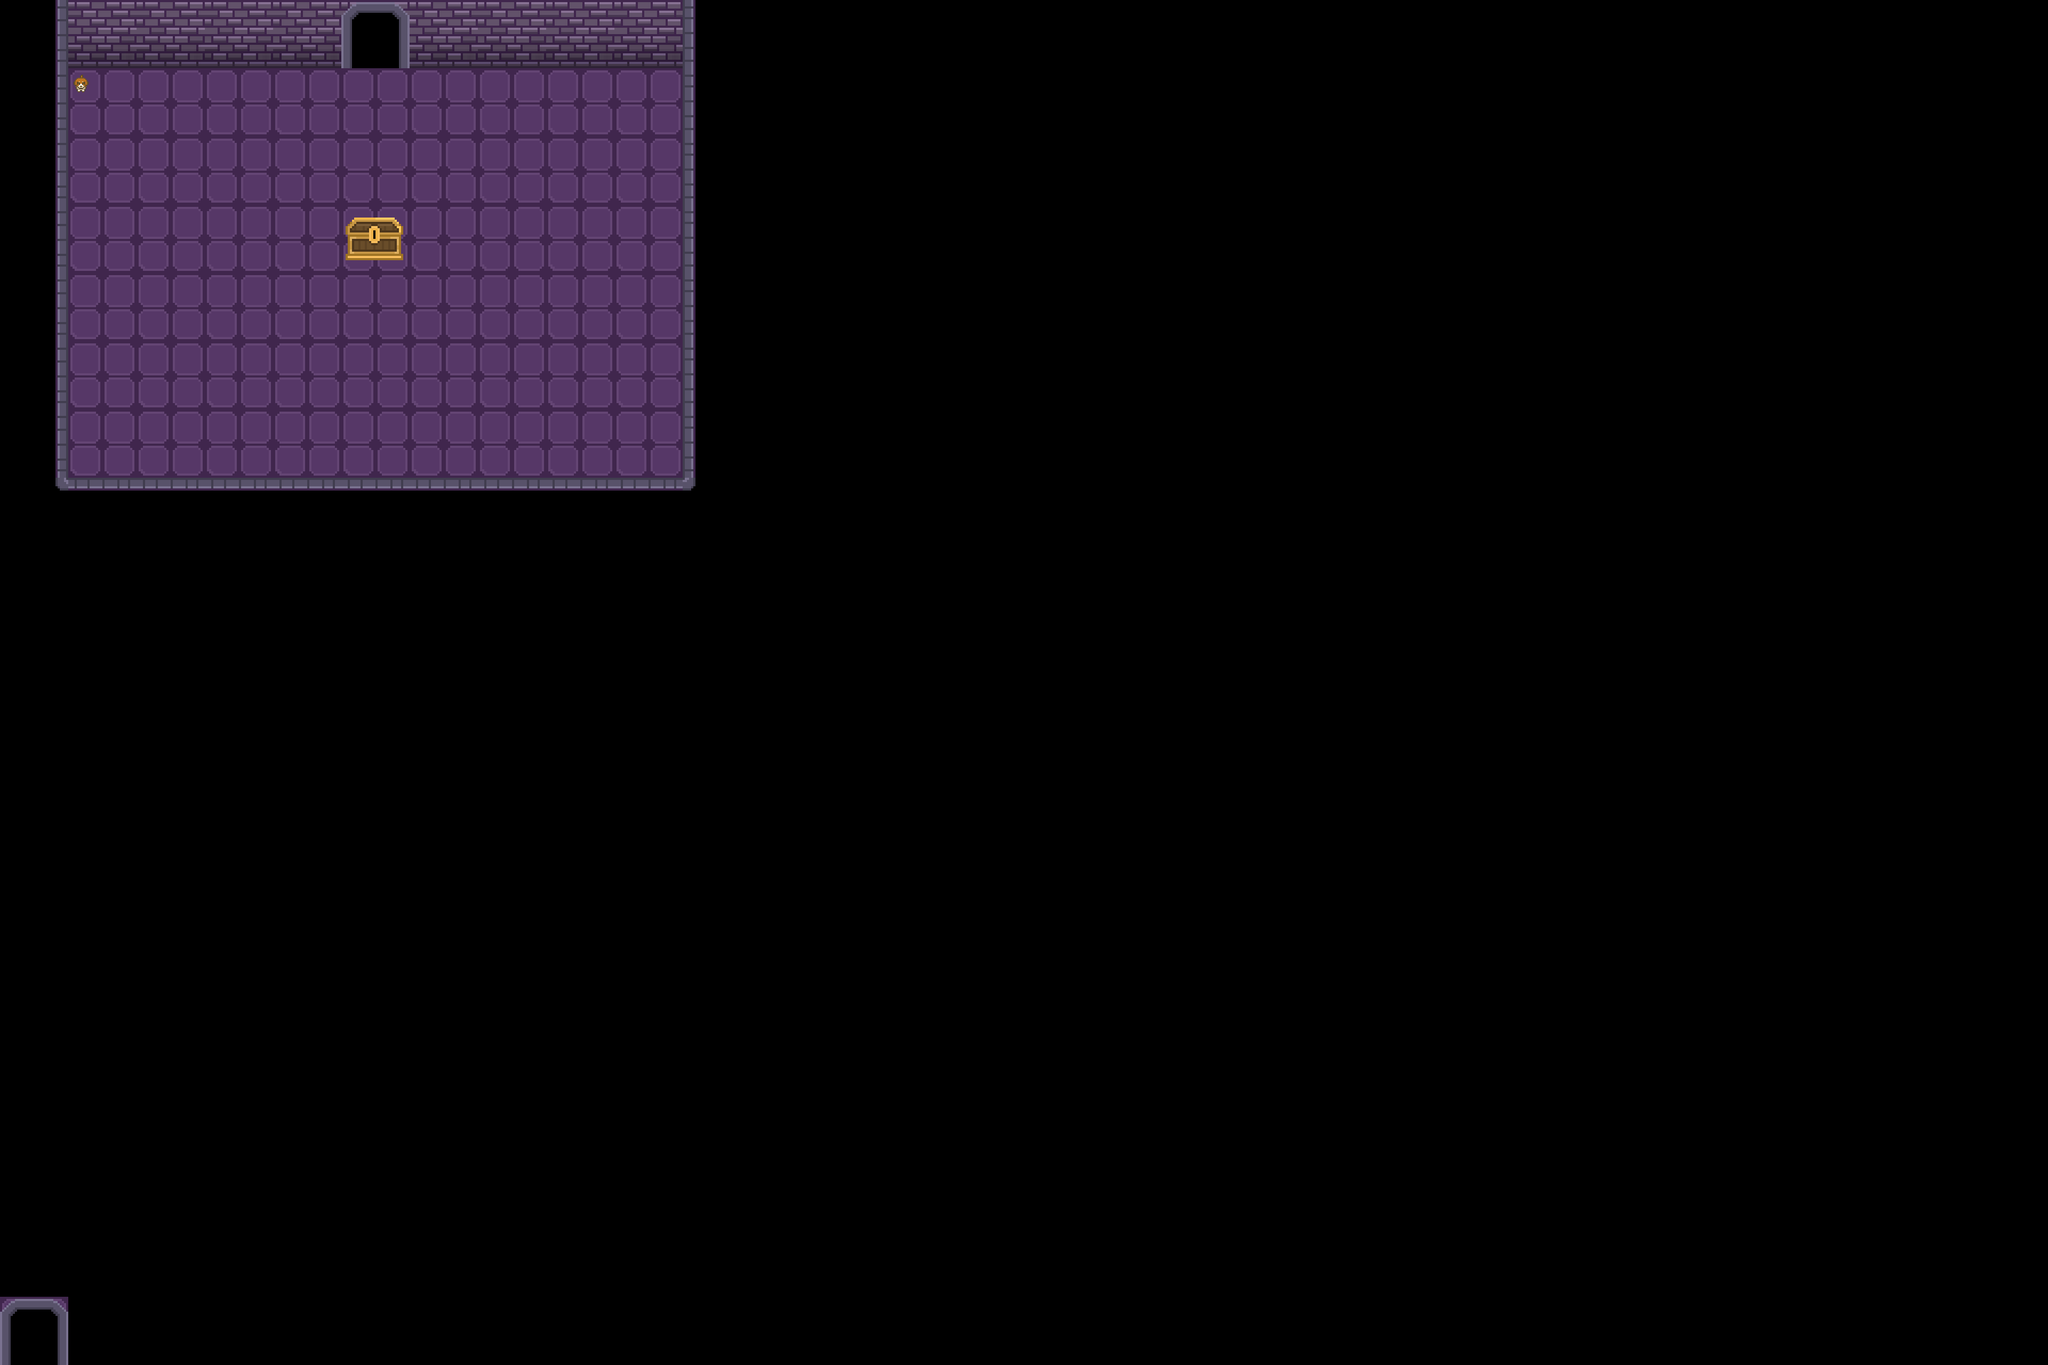

A 2D game scene composited from a Tiled map and its tileset images. What follows is a short description and the map's XML, with each tile layer's data collapsed to a summary:
An orthogonal 30x20 tile map with 128x128 px tiles, 7 tile layers (floor, boundary, wall, puzzle, ...), 3 tilesets and 2 objects (player, sorting).

<map version="1.10" tiledversion="1.11.0" orientation="orthogonal" renderorder="right-down" width="30" height="20" tilewidth="128" tileheight="128" infinite="0" nextlayerid="12" nextobjectid="27">
 <tileset firstgid="1" source="dungeon_tile.tsx" />
 <tileset firstgid="101" source="dungeon_tile2.tsx" />
 <tileset firstgid="726" source="easy/dungeon_tile2.tsx" />
 <layer id="1" name="floor" width="30" height="20">
  <data>[600 cells, 55 non-empty, 2 distinct tile ids]</data>
 </layer>
 <layer id="3" name="boundary" width="30" height="20">
  <data>[600 cells, 33 non-empty, 6 distinct tile ids]</data>
 </layer>
 <layer id="4" name="wall" width="30" height="20">
  <data>[600 cells, 35 non-empty, 4 distinct tile ids]</data>
 </layer>
 <objectgroup id="2" name="player" offsetx="-7" offsety="1">
  <object id="2" name="player" x="734.545" y="151.758" />
 </objectgroup>
 <layer id="8" name="puzzle" width="30" height="20">
  <properties>
   <property name="puzzle" value="hanoi" />
  </properties>
  <data>[600 cells, 1 non-empty, 1 distinct tile ids]</data>
 </layer>
 <layer id="7" name="door" width="30" height="20">
  <data>[600 cells, 1 non-empty, 1 distinct tile ids]</data>
 </layer>
 <objectgroup id="5" name="door">
  <object id="3" name="sorting" x="640" y="0">
   <properties>
    <property name="path" value="../map/hub.tmx" />
    <property name="player" value="sorting" />
   </properties>
  </object>
 </objectgroup>
 <layer id="10" name="objects" width="30" height="20">
  <data>[600 cells, 0 non-empty, 0 distinct tile ids]</data>
 </layer>
 <layer id="11" name="npc" width="30" height="20">
  <data>[600 cells, 1 non-empty, 1 distinct tile ids]</data>
 </layer>
</map>
